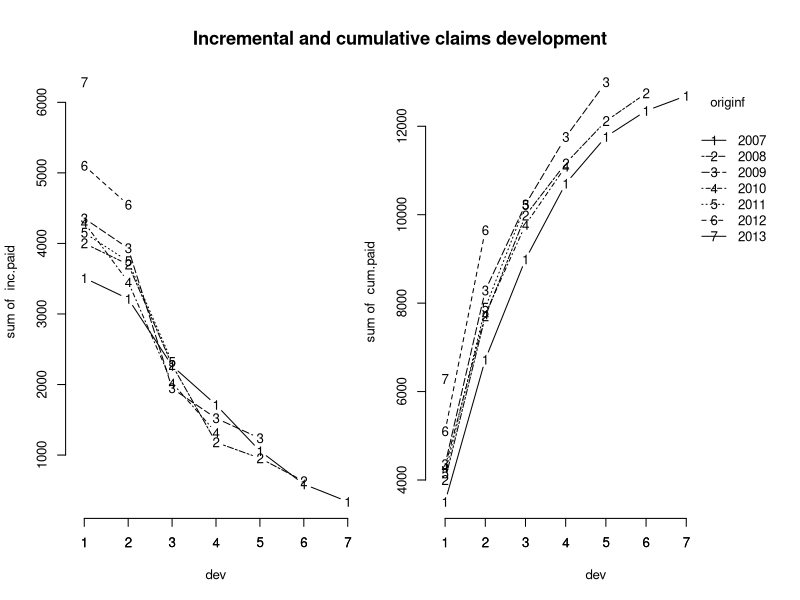
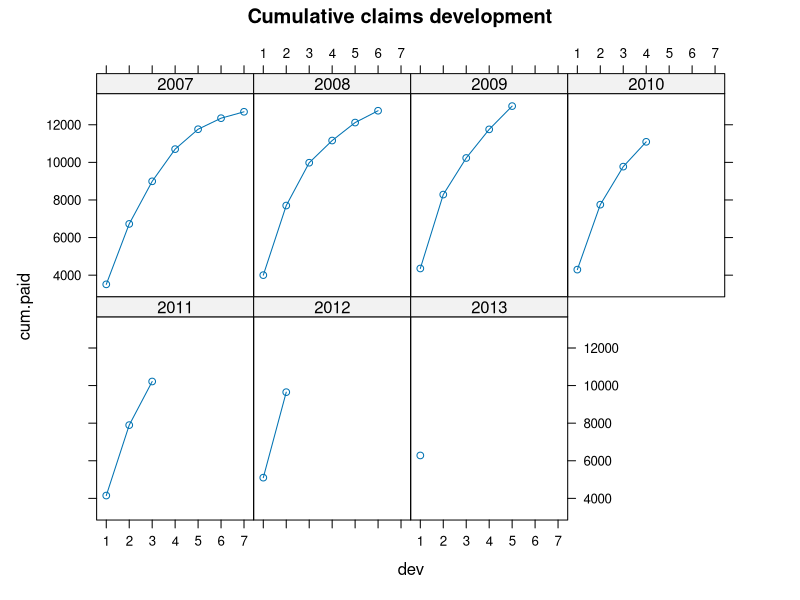

R code for these plots, in order:
## EST053 - Métodos Computacionais para Análise de Risco
## Código da aula 22 - Ramo Não-Vida (reservas)




## Dados de pagamentos de indenizações - Seguros contra terceiros U.K.
n <- 7
Claims <- data.frame(originf = factor(rep(2007:2013, n:1)),
                     dev = sequence(n:1),
                     inc.paid = c(3511, 3215, 2266, 1712, 1059,  587,
                                   340, 4001, 3702, 2278, 1180,  956,
                                   629, 4355, 3932, 1946, 1522, 1238,
                                  4295, 3455, 2023, 1320, 4150, 3747,
                                  2320, 5102, 4548, 6283))
Claims


## transformando em triângulo de desenvolvimento
(inc.triangle <- with(Claims, {
  M <- matrix(nrow=n, ncol=n,
              dimnames=list(origin=levels(originf), dev=1:n))
  M[cbind(originf, dev)] <- inc.paid
  M
}))




## triângulo acumulado
(cum.triangle <- t(apply(inc.triangle, 1, cumsum)))


## diagonal - pagamentos acumulados de cada período de origem
(latest.paid <- cum.triangle[row(cum.triangle) == n - col(cum.triangle) + 1])


## pagamentos acumulados
Claims$cum.paid <- cum.triangle[with(Claims, cbind(originf, dev))]
head(Claims)



## Gráfico da sequência de pagamentos individuais e acumulados por origem
op <- par(fig=c(0,0.5,0,1), cex=0.8, oma=c(0,0,0,0))
with(Claims, {
  interaction.plot(x.factor=dev, trace.factor=originf, response=inc.paid,
                   fun=sum, type="b", bty='n', legend=FALSE); axis(1, at=1:n)
  par(fig=c(0.45,1,0,1), new=TRUE, cex=0.8, oma=c(0,0,0,0))
  
  interaction.plot(x.factor=dev, trace.factor=originf, response=cum.paid,
                   fun=sum, type="b", bty='n'); axis(1,at=1:n)
  })
mtext("Incremental and cumulative claims development",
      side=3, outer=TRUE, line=-3, cex = 1.1, font=2)
par(op)



## Gráfico dos pagamentos acumulados em painéis
library(lattice)
xyplot(cum.paid ~ dev | originf, data=Claims, t="b", layout=c(4,2),
       as.table=TRUE, main="Cumulative claims development")


## Cálculo de Reservas
## Métodos determinísticos



## fatores de desenvolvimento
f <- sapply( (n-1):1, function(i) {
  sum(cum.triangle[1:i, n-i+1])/sum(cum.triangle[1:i, n-i]) } )


tail <- 1   # último fator de desenvolvimento
(f <- c(f, tail))


## completando o triângulo
full.triangle <- cum.triangle
for(k in 1:(n-1)){
  full.triangle[(n-k+1):n, k+1] <- full.triangle[(n-k+1):n,k]*f[k]
}
full.triangle


## total de pagamentos previstos
(ultimate.paid <- full.triangle[,n])


## fatores de desenvolvimento totais
(ldf <- rev(cumprod(rev(f))))


## proporção de indenizações estimadas
(dev.pattern <- 1/ldf)


## reserva
(reserve <- sum (latest.paid * (ldf - 1)))

sum(ultimate.paid - latest.paid)

